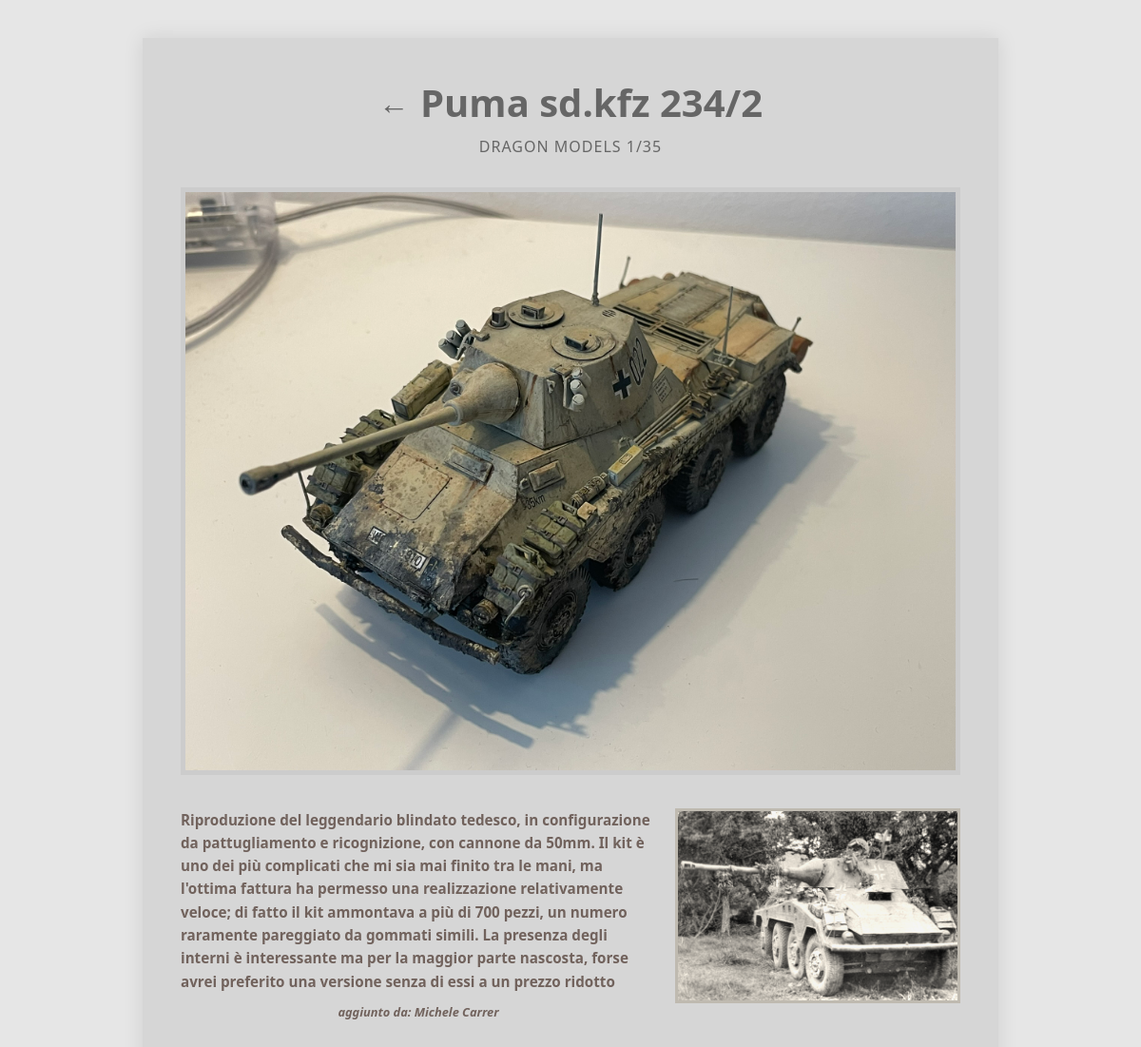
Page /modello.php?id=1 on the committed database.
### tables this page shows
CREATE TABLE `modello` (
  `id` int(100) NOT NULL,
  `nome` varchar(30) NOT NULL DEFAULT 'Michele Carrer' COMMENT 'nome veicolo',
  `dati` varchar(50) NOT NULL COMMENT 'produttore e scala',
  `descrizione` varchar(2000) NOT NULL,
  `immagine1` varchar(100) NOT NULL COMMENT 'immagine modello',
  `immagine2` varchar(100) NOT NULL COMMENT 'immagine vera',
  `user` varchar(15) NOT NULL COMMENT 'aggiunto da:'
);

### modello.php (the view, shortened to what this page needs)
<!DOCTYPE html>
<html lang="en">
<head>
    <link rel="stylesheet" href="style.css">
</head>
<body>
                    <?php
                    $db_host = "localhost";
                    $db_user = "root";
                    $db_password = "root";
                    $db_name = "modellismo";
                $id_modello = isset($_GET['id']) ? intval($_GET['id']) : 0;
                $myconn = new mysqli($db_host, $db_user, $db_password, $db_name);
                if ($myconn->connect_errno) {
                    echo "<p>Failed to connect to MySQL: $myconn->connect_error</p>";
                    exit();
                } else {
                    $mia_query = "SELECT id, nome, dati, descrizione, immagine1, immagine2, user FROM modello WHERE id = $id_modello";
                    $result = $myconn->query($mia_query);
                    if ($result && $result->num_rows > 0) {
                        $resrow = $result->fetch_row();
                        $nome = $resrow[1];
                        $dati = $resrow[2];
                        $descrizione = $resrow[3];
                        $modellino = $resrow[4];
                        $storica = $resrow[5];
                        $user = $resrow[6];
                    } else {
                        echo "<p>Modello non trovato.</p>";
                    }
                }
                    ?>
    <div class="container">
        <?php
        echo "<h1 style='display: flex; align-items: center; justify-content: center; gap: 12px;'>";
        echo "<a href='index.php' style='text-decoration: none; color: inherit; font-size: 2rem; display: flex; align-items: center;' title='Torna alla home'>&larr;</a>";
        echo "<span>$nome</span>";
        echo "</h1>";
        echo "<h2>$dati</h2>";
        ?>
        <div class="image-main">
            <?php
                echo "<img src='./assets/$modellino' >";
            ?>
        </div>
        <div class="content">
            <div class="text">
                <?php
                    echo "<p>$descrizione</p>";
                ?>
                                <?php
                    echo "<p class='mostrautente'>aggiunto da: $user</p>";
                ?>
            </div>
            <div class="image-secondary"><?php
                        echo "<img src='./assets/$storica' >";
                ?>
            </div>
        </div>
    </div>
</body>
</html>

### style.css (style rules this page uses)
* { box-sizing: border-box; margin: 0; padding: 0; }
body { font-family: 'Segoe UI', sans-serif; background-color: #e6e6e6; color: #333; min-height: 100vh; }
.container { max-width: 900px; margin: 40px auto; padding: 40px; background-color: #d6d6d6; box-shadow: 0 0 20px rgba(0, 0, 0, 0.1); }
h1 { font-size: 2.5rem; margin-bottom: 0.2em; color: #666; text-align: center; }
h2 { font-size: 1rem; font-weight: normal; margin-bottom: 2em; color: #666; letter-spacing: 1px; text-align: center; }
.image-main img { max-width: 100%; height: auto; border: 5px solid #ccc; }
.content { display: flex; flex-wrap: wrap; justify-content: center; margin-top: 30px; gap: 20px; }
.text { flex: 1 1 400px; font-size: 0.95rem; line-height: 1.6; text-align: left; }
.text p { color: #71625C; font-weight: 600; }
.image-secondary { flex: 0 1 300px; }
.image-secondary img { width: 100%; height: auto; border: 3px solid #aaa; filter: grayscale(0.3) sepia(0.2) brightness(1.08) contrast(0.92) saturate(1.1); position: relative; box-shadow: 0 0 0 12px rgba(255,255,255,0.45) inset; background-size: cover, 120px 120px; background-repeat: no-repeat, repeat; background-blend-mode: lighten, multiply; }
.mostrautente { font-style: italic; font-size: 0.8rem; color: #71625C; text-align: center; margin-top: 10px; margin-bottom: 10px; font-weight: 600; }

### rows in the picture
modello: nome "Puma sd.kfz 234/2", dati "DRAGON MODELS 1/35", immagine1 (picture), descrizione "Riproduzione del leggendario blindato tedesco, in configurazione da pattugliamento e ricognizione, con cannone da 50mm. Il kit è uno dei più complicati che mi sia mai finito tra le mani, ma l'ottima fattura ha permesso una realizzazione relativamente veloce; di fatto il kit ammontava a più di 700 pezzi, un numero raramente pareggiato da gommati simili. La presenza degli interni è interessante ma per la maggior parte nascosta, forse avrei preferito una versione senza di essi a un prezzo ridotto", user "Michele Carrer", immagine2 (picture)
